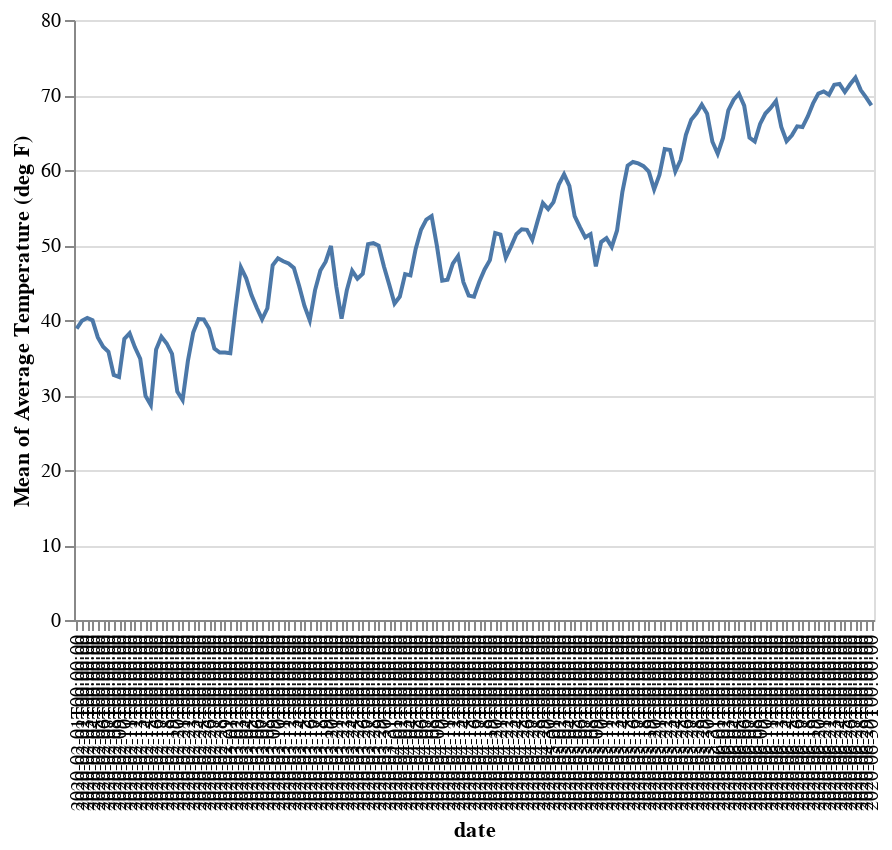

Source (notebook cell):
### Code cell
alt.Chart(loc_timeseries.reset_index()).mark_line().encode(x='date',y='mean(Average Temperature (deg F))').properties(width=400)

### Figure 1 — Vega-Lite specification as saved in the notebook (floating-point values rounded to 4 significant figures; data arrays with more than 128 entries replaced by an {"elided": "..."} marker saying what was removed)
{"config": {"view": {"continuousWidth": 400, "continuousHeight": 300}}, "data": {"name": "data-121b641833d12b192e02077a283e9418"}, "mark": "line", "encoding": {"x": {"type": "nominal", "field": "date"}, "y": {"type": "quantitative", "aggregate": "mean", "field": "Average Temperature (deg F)"}}, "width": 400, "$schema": "https://vega.github.io/schema/vega-lite/v4.8.1.json", "datasets": {"data-121b641833d12b192e02077a283e9418": {"elided": "4428 records"}}}
